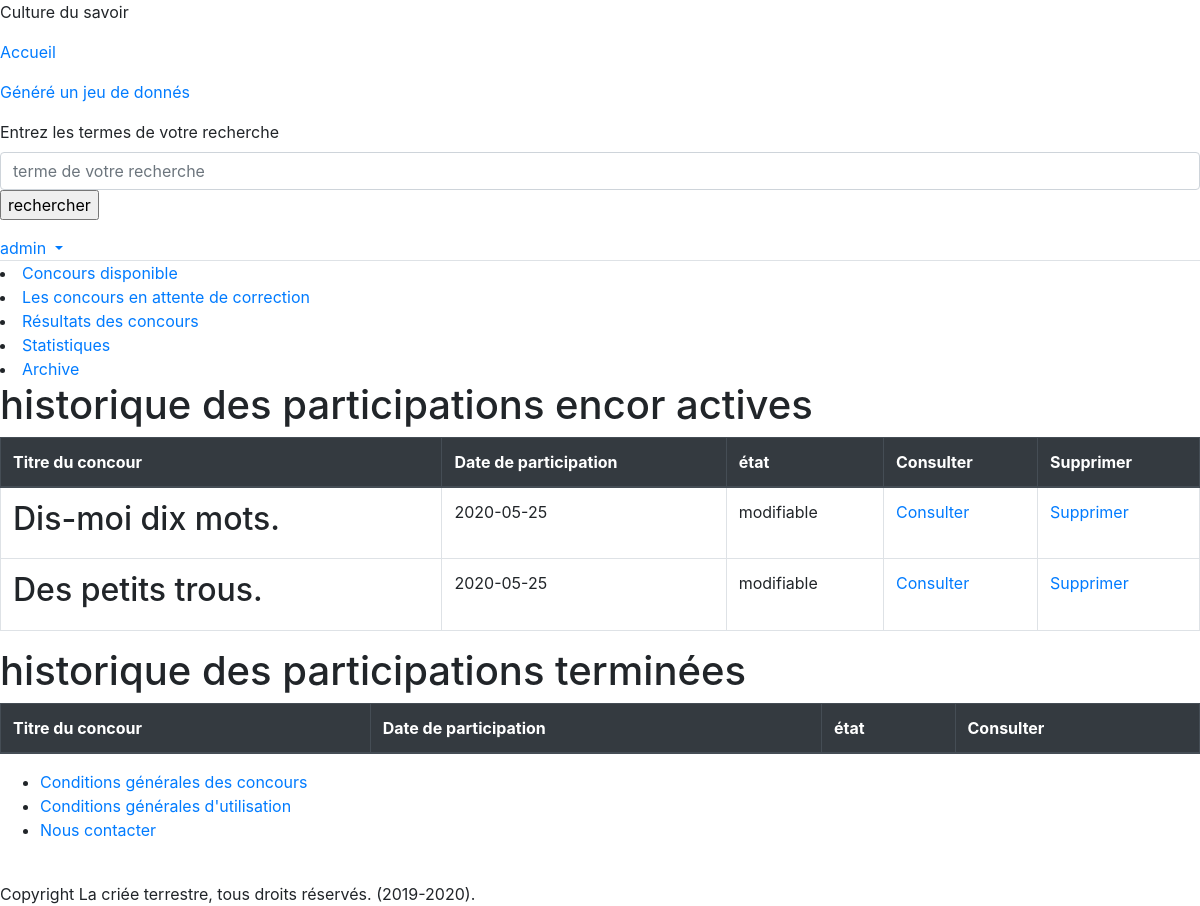
/index.php?page=utilisateurs&action=historique (signed in), run on the app's committed database.
### tables this page shows
CREATE TABLE `utilisateurs` (
  `uti_id` int(11) NOT NULL,
  `uti_date_inscription` date NOT NULL,
  `uti_profil` int(11) DEFAULT 1,
  `uti_nom` text NOT NULL,
  `uti_pseudo` text NOT NULL,
  `uti_mdp` text NOT NULL,
  `uti_prenom` text DEFAULT NULL,
  `uti_email` text DEFAULT NULL,
  `uti_age` text DEFAULT NULL,
  `uti_pays` text DEFAULT NULL
);

CREATE TABLE `concours` (
  `con_id` int(11) NOT NULL,
  `con_titre` text NOT NULL,
  `con_neurone` int(11) NOT NULL,
  `con_consigne` text NOT NULL,
  `con_date_debut` date NOT NULL,
  `con_date_fin` date NOT NULL,
  `con_organisateur` text NOT NULL,
  `con_statut` int(11) NOT NULL DEFAULT 1
);

CREATE TABLE `participation` (
  `par_id` int(11) NOT NULL,
  `par_concour` int(11) NOT NULL,
  `par_utilisateur` int(11) NOT NULL,
  `par_date` date NOT NULL,
  `par_fichier` text DEFAULT NULL,
  `par_commentaire` text DEFAULT NULL,
  `par_texte` text DEFAULT NULL,
  `par_validitee` tinyint(1) NOT NULL DEFAULT 1
);

### System/Coeur/Views/View.php (called while the page is built, shortened)
<?php
    class View
    {
        public function __construct(string $directory, string $view, string $title,array $args = [])
        {
                        $base = dirname(realpath('.')) . DIRECTORY_SEPARATOR . 'App';
            $view_dir = $base . DIRECTORY_SEPARATOR . 'Views';
$dir = $view_dir . DIRECTORY_SEPARATOR . $directory;
            $view = $dir . DIRECTORY_SEPARATOR . "$view.php";
            $this->view = $view;
        }
        public function create(): string
        {
            require($this->view);
                        return ob_get_clean();
        }
    }

### App/Controllers/Utilisateurs.php (called while the page is built, shortened)
<?php
class Utilisateurs extends Controller
{
public function historique()
	{
$historique = $this->model("participation")->get_participation($_SESSION['utilisateurs']['uti_id']);
		foreach($historique as $participation)
		{
	if($participation->par_validitee == 1)
			{
$participation->par_validitee = "modifiable";
			}
else
{
$participation->par_validitee = "non modifiable";
		}
		}
$this->view("utilisateurs","historique","Mon historique",compact('historique'));
	}
}

### System/Coeur/Application/LoadController.php (called while the page is built, shortened)
<?php
    class LoadController
    {
        private $action;
        public function __construct(string $controller, string $action)
        {
            $this->action = $action;
        }
        public function call()
        {
	    return call_user_func([new $this->controller, $this->action]);
        }
    }

### www/index.php (called while the page is built, shortened)
<?php
$controller = $_GET['page'] ?? 'Accueil';
$action = $_GET['action'] ?? 'accueil';
(new LoadController($controller, $action))->call();
?>

### System/Coeur/Models/Model.php (called while the page is built, shortened)
<?php
abstract class Model
{
    public function request(string $sql, array $args, int $output_style): array
    {
        $pdo  = DB::get();
        $query =  $pdo->prepare($sql);
        foreach ($args as $k => $v) {
            if (is_numeric($v)) {
                $query->bindValue($k, $v, PDO::PARAM_INT);
            } elseif (is_bool($v)) {
                $query->bindValue($k, $v, PDO::PARAM_BOOL);
            } elseif (is_null($v)) {
                $query->bindValue($k, $v, PDO::PARAM_NULL);
            } elseif (is_string($v)) {
                $query->bindValue($k, $v, PDO::PARAM_STR);
            } else {
                $query->bindValue($k, $v);
            }
        }
        $query->execute();
        $all  = $query->fetchAll($output_style);
        return $all;
    }
}

### App/Models/Participation.php (called while the page is built, shortened)
<?php
    class Participation extends Model
    {
public function get_participation($pseudo)
{
return $this->request("select * from utilisateurs join participation on participation.par_utilisateur = utilisateurs.uti_id join concours on concours.con_id =participation.par_concour where utilisateurs.uti_id = :pseudo ORDER BY par_date DESC",[':pseudo' => $pseudo],PDO::FETCH_OBJ);
}
}

### App/Views/utilisateurs/historique.php (the view, shortened to what this page needs)
<h1>historique des participations encor actives</h1>
<table class="table table-bordered table-hover">
    <thead class="thead-dark">
	<tr>
            	    <th>Titre du concour</th>
		    <th>Date de participation</th>
                        <th>état</th>
			<th>Consulter</th>
			<th>Supprimer</th>
			</tr>
    </thead>
    <tbody>
        <?php
	foreach($historique as $valide)
{
	if($valide->par_validitee == "modifiable")
	{
	echo "<tr>";
                        echo "<td><h2>$valide->con_titre</h2></td>";
	    echo "<td>$valide->par_date</td>";
            echo "<td>$valide->par_validitee</td>";
echo "<td><a href='index.php?page=participation&action=consulter&participation=$valide->par_id'>Consulter</a></td>";
	    echo "<td><a href='index.php?page=participation&action=supprimer&participation=$valide->par_id'>Supprimer</a></td>";
	    echo "</tr>";
	}
}
?>
    </tbody>
</table>
<h1>historique des participations terminées</h1>
<table class="table table-bordered table-hover">
    <thead class="thead-dark">
	<tr>
            	    <th>Titre du concour</th>
                        <th>Date de participation</th>
<th>état</th>
<th>Consulter</th>
			</tr>
    </thead>
</table>

### data on the page
utilisateurs: concours.con_titre "Dis-moi dix mots.", participation.par_date "2020-05-25", par_validitee "modifiable", concours.con_titre "Des petits trous."

### other printed values
$_SESSION['utilisateurs']['uti_pseudo'] "admin"
